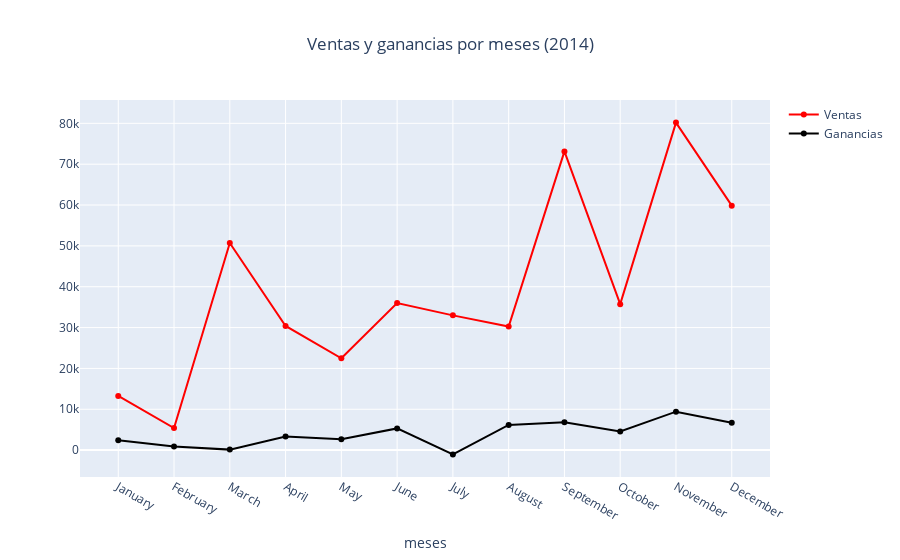

Here is the notebook cell this chart was saved with:
### Code cell
#Groupby por meses
df_14=df[df['Ship Date'].dt.year==2014]
df_14_meses=df_14.groupby(df_14['Ship Date'].dt.month)[['Sales','Profit']].sum().reset_index()

df_14_meses=df_14_meses.rename(columns={'Ship Date':'2014 months'})
df_14_meses['2014 months']=pd.to_datetime(df_14_meses['2014 months'],format='%m').dt.strftime('%B')
df_14_meses

#Ventas por meses
trace1=go.Scatter(
                x=df_14_meses['2014 months'],
                y=df_14_meses['Sales'],
                name='Ventas',
                mode='lines+markers',
                marker=dict(color='red')
)

#Ganancias por meses
trace2=go.Scatter(
                x=df_14_meses['2014 months'],
                y=df_14_meses['Profit'],
                name='Ganancias',
                mode='lines+markers',
                marker=dict(color='black')
)

data=[trace1,trace2]
layout=dict(title=dict(text='Ventas y ganancias por meses (2014)', x=0.5),
            xaxis=dict(title='meses'))

fig=go.Figure(data=data, layout=layout)
iplot(fig)

### Figure 1 — Plotly figure (JSON) as saved in the notebook; plotly's stock layout.template omitted (floating-point values rounded to 4 significant figures)
{"data": [{"marker": {"color": "red"}, "mode": "lines+markers", "name": "Ventas", "type": "scatter", "x": ["January", "February", "March", "April", "May", "June", "July", "August", "September", "October", "November", "December"], "y": [13280.0, 5407.0, 50710.0, 30390.0, 22480.0, 35990.0, 32990.0, 30250.0, 73130.0, 35740.0, 80180.0, 59850.0]}, {"marker": {"color": "black"}, "mode": "lines+markers", "name": "Ganancias", "type": "scatter", "x": ["January", "February", "March", "April", "May", "June", "July", "August", "September", "October", "November", "December"], "y": [2424.0, 866.2, 123.4, 3313.0, 2636.0, 5317.0, -1048.0, 6162.0, 6836.0, 4568.0, 9415.0, 6680.0]}], "layout": {"title": {"text": "Ventas y ganancias por meses (2014)", "x": 0.5}, "xaxis": {"title": {"text": "meses"}}}}
